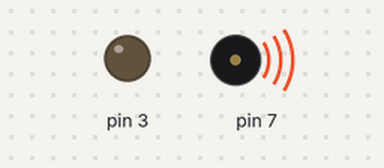
A sketch run on a simulated Arduino Uno, built with avr-gcc and run on an emulated ATmega328P. Shown: output pins drawn as LEDs (lit = HIGH), buzzer (waves = sounding).

Above: at 0.2 s.
Timing chart, 0 to 8.1 s (numbered marks = the images above):
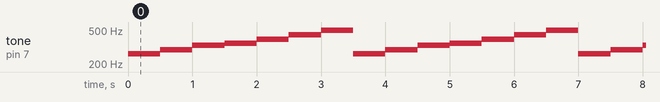

The sketch:

Lamp.ino
```cpp
void setup() {
  pinMode(3, OUTPUT);
}

void loop(){
  tone(7, 262, 1000);
  delay(500);
  tone(7, 294, 1000);
  delay(500);
  tone(7, 330, 1000);
  delay(500);
  tone(7, 349, 1000);
  delay(500);
  tone(7, 392, 1000);
  delay(500);
  tone(7, 440, 1000);
  delay(500);
  tone(7, 494, 1000);
  delay(500);
}
```

Measured:
- by itself, tone on pin 7: repeats every 3.5 s: 294 Hz 0.50 s, 330 Hz 0.50 s, 349 Hz 0.50 s, 392 Hz 0.50 s, 440 Hz 0.50 s, 494 Hz 0.50 s, 262 Hz 0.50 s
